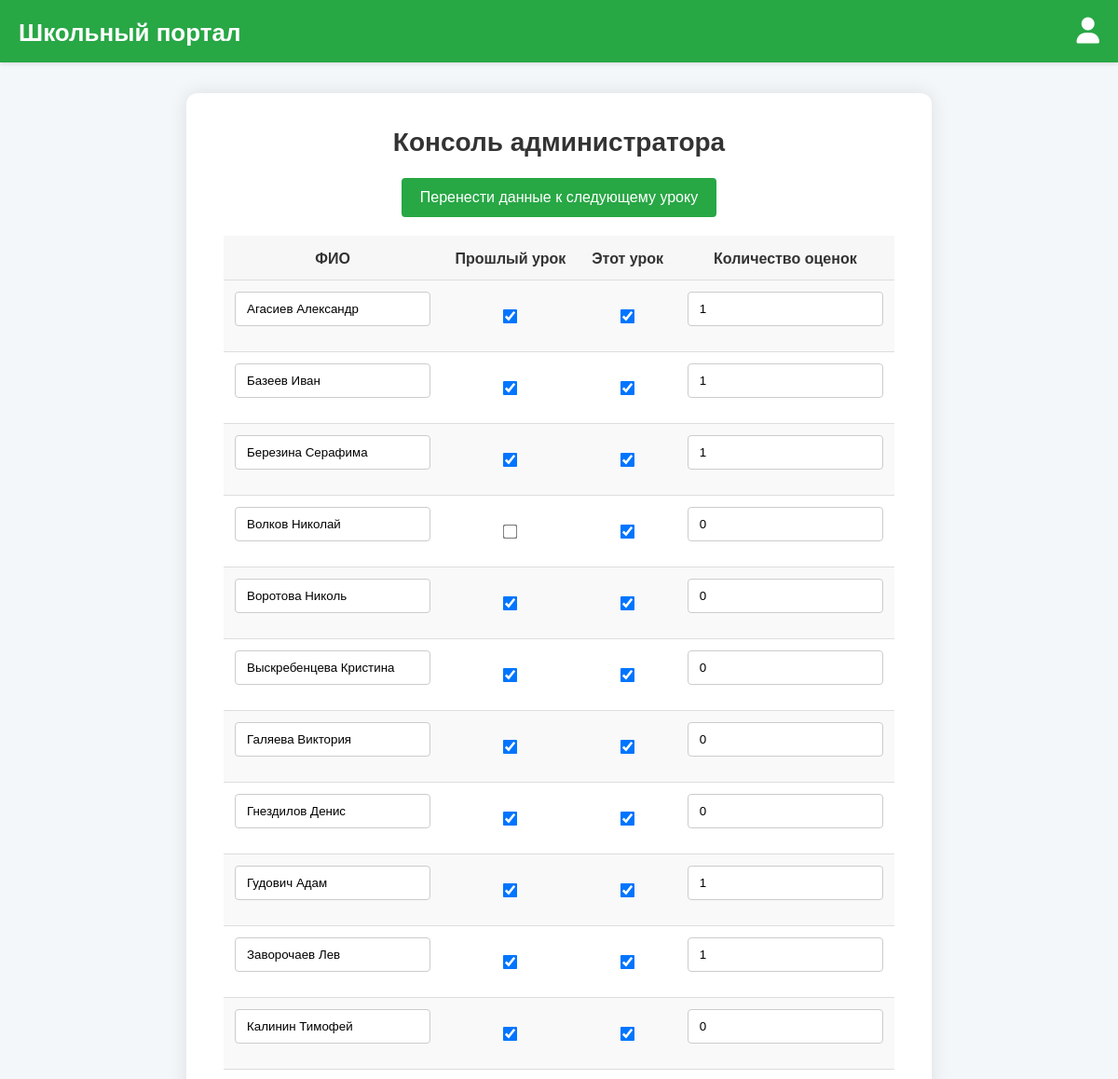
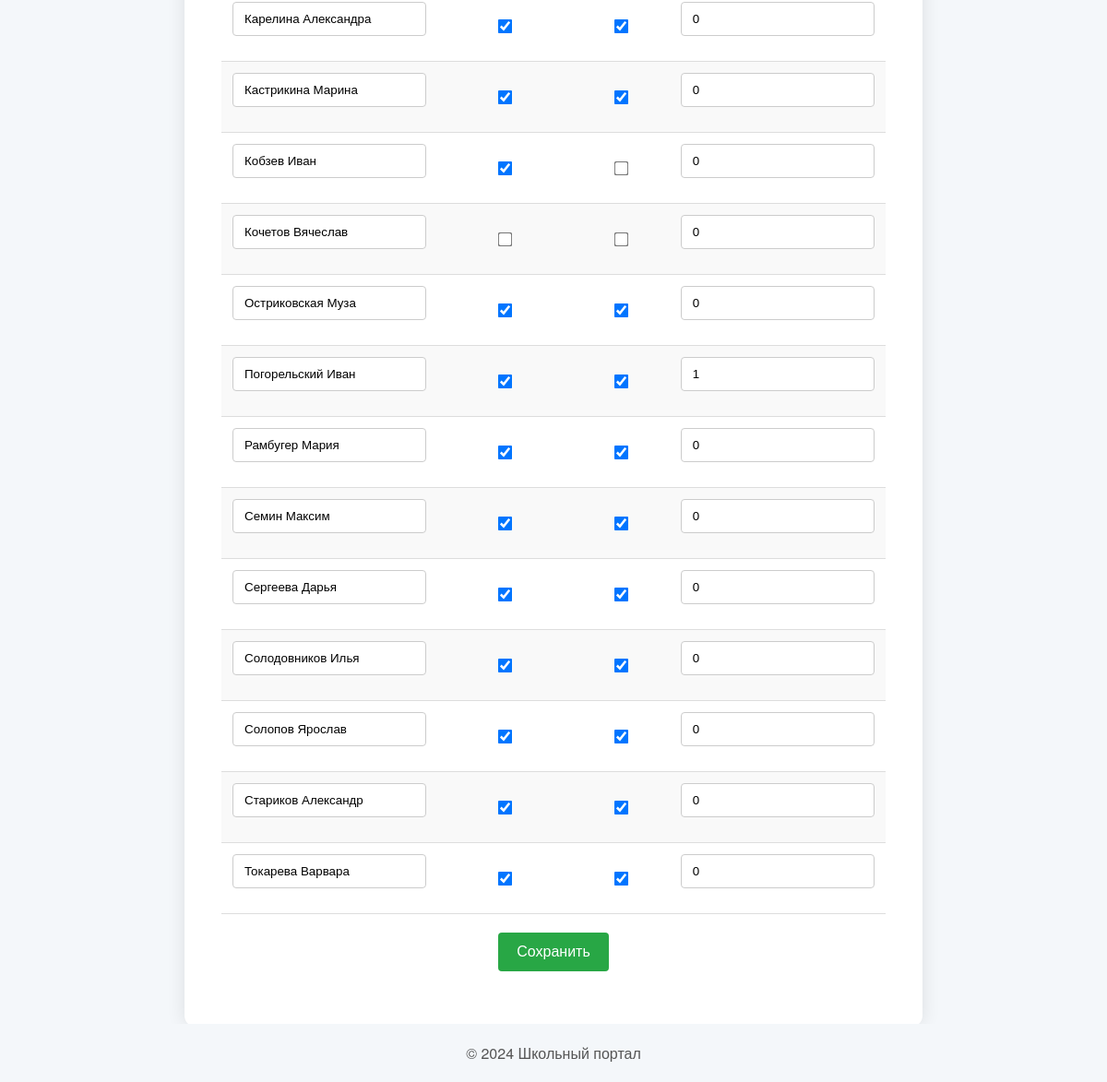
Screenshot of /admin.php (signed in) with the database file from the repository (2 pictures, top to bottom).
### tables this page shows
CREATE TABLE `users` (
  `id` int(11) NOT NULL AUTO_INCREMENT,
  `student_id` int(11) NOT NULL,
  `username` varchar(50) NOT NULL,
  `nickname` varchar(50) DEFAULT NULL,
  `telegram` varchar(50) DEFAULT NULL,
  `password_hash` varchar(255) NOT NULL,
  `is_admin` tinyint(1) NOT NULL DEFAULT 0,
  `created_at` timestamp NULL DEFAULT current_timestamp(),
  `api_key` varchar(255) DEFAULT NULL,
  PRIMARY KEY (`id`),
  UNIQUE KEY `username` (`username`),
  UNIQUE KEY `student_unique` (`student_id`),
  UNIQUE KEY `api_key` (`api_key`),
  CONSTRAINT `users_ibfk_1` FOREIGN KEY (`student_id`) REFERENCES `students` (`id`) ON DELETE CASCADE
);

CREATE TABLE `students` (
  `id` int(11) NOT NULL AUTO_INCREMENT,
  `name` varchar(255) NOT NULL,
  `was_present_before` tinyint(1) NOT NULL DEFAULT 0,
  `is_present_now` tinyint(1) NOT NULL DEFAULT 0,
  `marks` int(11) NOT NULL DEFAULT 0,
  PRIMARY KEY (`id`)
);

### config/functions.php (called while the page is built, shortened)
<?php
function readStudents($pdo) {
    $stmt = $pdo->query('SELECT s.*, u.id AS user_id, u.nickname FROM students s LEFT JOIN users u ON s.id=u.student_id');
    return $stmt->fetchAll();
}
?>

### admin.php (the view, shortened to what this page needs)
<?php
require_once 'config/config.php';
require_once 'config/functions.php';
$students = readStudents($pdo);
?>
<!DOCTYPE html>
<html lang="ru">
<head>
    <link rel="stylesheet" href="style.css">
    <link rel="stylesheet" href="https://cdnjs.cloudflare.com/ajax/libs/font-awesome/6.4.0/css/all.min.css">
</head>
<body>
    <?php include 'header.php'; ?>
    <div class="container">
        <h1>Консоль администратора</h1>
        <form method="post" style="margin-bottom: 20px;">
            <input type="submit" name="move_to_next_lesson" value="Перенести данные к следующему уроку">
        </form>
        <form method="post">
            <table>
                <tr>
                    <th>ФИО</th>
                    <th>Прошлый урок</th>
                    <th>Этот урок</th>
                    <th>Количество оценок</th>
                </tr>
                <?php foreach ($students as $index => $student): ?>
                    <tr>
                        <td>
                            <input type="text" name="students[<?php echo $index; ?>][name]" value="<?php echo htmlspecialchars($student['name']); ?>" required>
                        </td>
                        <td>
                            <input type="checkbox" name="students[<?php echo $index; ?>][wasPresentBefore]" <?php if ($student['was_present_before']) echo 'checked'; ?>>
                        </td>
                        <td>
                            <input type="checkbox" name="students[<?php echo $index; ?>][isPresentNow]" <?php if ($student['is_present_now']) echo 'checked'; ?>>
                        </td>
                        <td>
                            <input type="number" name="students[<?php echo $index; ?>][marks]" value="<?php echo $student['marks']; ?>" min="0">
                        </td>
                    </tr>
                <?php endforeach; ?>
            </table>
            <input type="submit" value="Сохранить">
        </form>
    </div>
    <footer>
        &copy; <?php echo date('Y'); ?> Школьный портал
    </footer>
</body>
</html>

### header.php (shortened to what this page needs)
<header>
    <div class="header-container">
        <div class="logo">
            <a href="/">Школьный портал</a>
        </div>
        <div class="user-menu">
            <?php if (isset($_SESSION['user_id'])): ?>
                <div class="dropdown">
                    <span class="user-icon"><i class="fas fa-user"></i></span>
                </div>
            <?php else: ?>
                <a href="/login"><i class="fas fa-sign-in-alt"></i> Войти</a>
            <?php endif; ?>
        </div>
    </div>
</header>

### style.css (style rules this page uses)
:root { --font-family: 'Helvetica Neue', Arial, sans-serif; --color-bg: #f4f7fa; --color-bg-content: #fff; --color-text: #333; --color-text-secondary: #555; --color-primary: #28a745; --color-primary-hover: #209a3c; --color-border: #ccc; --color-border-light: #ddd; --color-success: #d4edda; --color-error: #dc3545; --color-warning: #ffc107; --color-info: #17a2b8; --color-calendar-bg: #fafafa; --color-calendar-header: #f0f0f0; --color-calendar-weekdays: #f7f7f7; --color-calendar-today-bg: #cce5ff; --color-calendar-today-text: #0056b3; --color-calendar-selected-bg: #0056b3; --color-calendar-selected-text: #fff; --color-calendar-lesson-day-bg: #a5d6a7; --color-calendar-lesson-day-text: #2e7d32; --color-calendar-lesson-day-hover-bg: #81c784; --color-calendar-lesson-day-hover-text: #1b5e20; }
* { margin: 0; padding: 0; box-sizing: border-box; }
body { font-family: var(--font-family); background-color: var(--color-bg); color: var(--color-text); }
header { background-color: var(--color-primary); color: #fff; padding: 15px 20px; position: fixed; width: 100%; top: 0; z-index: 1000; box-shadow: 0 2px 4px rgba(0, 0, 0, 0.1); }
.header-container { display: flex; justify-content: space-between; align-items: center; }
.logo a { color: #fff; text-decoration: none; font-size: 26px; font-weight: bold; }
.user-menu { position: relative; }
.dropdown { position: relative; display: inline-block; }
.user-icon { cursor: pointer; font-size: 28px; display: flex; align-items: center; }
.user-icon i { color: #fff; }
form { margin-bottom: 30px; text-align: center; }
input[type="text"], input[type="password"], select, input[type="number"] { padding: 10px 12px; width: 100%; max-width: 100%; border: 1px solid var(--color-border); border-radius: 4px; margin: 0 auto 15px auto; display: block; }
input[type="submit"], button { padding: 12px 20px; background: var(--color-primary); border: none; color: #fff; border-radius: 4px; cursor: pointer; margin: 20px auto 0 auto; font-size: 16px; transition: background 0.3s ease; display: block; }
footer { text-align: center; padding: 20px; background: var(--color-bg); position: fixed; width: 100%; bottom: 0; color: var(--color-text-secondary); }
table { width: 100%; border-collapse: collapse; margin-top: 20px; }
table th, table td { padding: 12px; border-bottom: 1px solid var(--color-border-light); text-align: center; }
table th { background-color: var(--color-calendar-weekdays); color: var(--color-text); font-weight: bold; }
table tr:nth-child(even) { background-color: #f9f9f9; }
input[type="checkbox"] { transform: scale(1.2); }
.container { width: 80%; max-width: 800px; margin: 100px auto 60px auto; background: var(--color-bg-content); padding: 30px 40px; border-radius: 12px; box-shadow: 0 0 20px rgba(0, 0, 0, 0.1); }
h1 { color: var(--color-text); text-align: center; font-size: 28px; margin-bottom: 20px; }
a { color: var(--color-primary); }

### rows the page displays
users: student.name "Агасиев Александр", student.marks "1"
students: was_present_before "☑", is_present_now "☑"
users: student.name "Базеев Иван", student.marks "1"
students: was_present_before "☑", is_present_now "☑"
students: name "Березина Серафима", was_present_before "☑", is_present_now "☑", marks "1"
students: name "Волков Николай", is_present_now "☑", marks "0"
students: name "Воротова Николь", was_present_before "☑", is_present_now "☑", marks "0"
students: name "Выскребенцева Кристина", was_present_before "☑", is_present_now "☑", marks "0"
students: name "Галяева Виктория", was_present_before "☑", is_present_now "☑", marks "0"
students: name "Гнездилов Денис", was_present_before "☑", is_present_now "☑", marks "0"
students: name "Гудович Адам", was_present_before "☑", is_present_now "☑", marks "1"
users: student.name "Заворочаев Лев", student.marks "1"
students: was_present_before "☑", is_present_now "☑"
students: name "Калинин Тимофей", was_present_before "☑", is_present_now "☑", marks "0"
students: name "Карелина Александра", was_present_before "☑", is_present_now "☑", marks "0"
students: name "Кастрикина Марина", was_present_before "☑", is_present_now "☑", marks "0"
students: name "Кобзев Иван", was_present_before "☑", marks "0"
students: name "Кочетов Вячеслав", marks "0"
students: name "Остриковская Муза", was_present_before "☑", is_present_now "☑", marks "0"
students: name "Погорельский Иван", was_present_before "☑", is_present_now "☑", marks "1"
students: name "Рамбугер Мария", was_present_before "☑", is_present_now "☑", marks "0"
students: name "Семин Максим", was_present_before "☑", is_present_now "☑", marks "0"
students: name "Сергеева Дарья", was_present_before "☑", is_present_now "☑", marks "0"
users: student.name "Солодовников Илья", student.marks "0"
students: was_present_before "☑", is_present_now "☑"
students: name "Солопов Ярослав", was_present_before "☑", is_present_now "☑", marks "0"
students: name "Стариков Александр", was_present_before "☑", is_present_now "☑", marks "0"
students: name "Токарева Варвара", was_present_before "☑", is_present_now "☑", marks "0"
